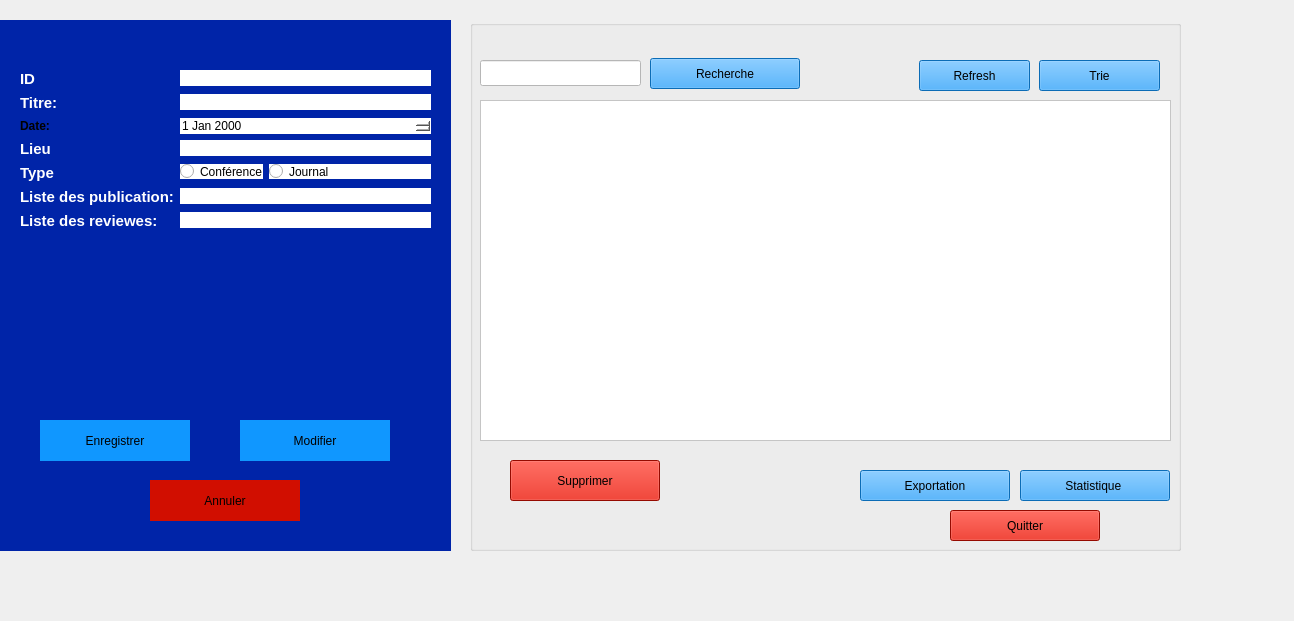
<?xml version="1.0" encoding="UTF-8"?>
<ui version="4.0">
 <class>GestionSession</class>
 <widget class="QWidget" name="GestionSession">
  <property name="geometry">
   <rect>
    <x>0</x>
    <y>0</y>
    <width>1294</width>
    <height>621</height>
   </rect>
  </property>
  <property name="styleSheet">
   <string notr="true">background-color: #D8E2E9;
QPushButton {
    background-color: #2c3e50;
    color: white;
    border-radius: 15px;
    border: 1px solid #34495e;
    padding: 5px 15px;
}
QPushButton:hover { background-color: #34495e; }</string>
  </property>
  <widget class="QGroupBox" name="groupBox_2">
   <property name="geometry">
    <rect>
     <x>0</x>
     <y>20</y>
     <width>451</width>
     <height>531</height>
    </rect>
   </property>
   <property name="styleSheet">
    <string notr="true">background-color: rgb(0, 36, 168);
border: #A8D3F0;</string>
   </property>
   <property name="title">
    <string/>
   </property>
   <widget class="QWidget" name="formLayoutWidget">
    <property name="geometry">
     <rect>
      <x>20</x>
      <y>50</y>
      <width>411</width>
      <height>261</height>
     </rect>
    </property>
    <layout class="QFormLayout" name="formLayout">
     <item row="0" column="0">
      <widget class="QLabel" name="label">
       <property name="text">
        <string>&lt;html&gt;&lt;head/&gt;&lt;body&gt;&lt;p&gt;&lt;span style=&quot; font-size:11pt; font-weight:700; color:#ffffff;&quot;&gt;ID&lt;/span&gt;&lt;/p&gt;&lt;/body&gt;&lt;/html&gt;</string>
       </property>
      </widget>
     </item>
     <item row="0" column="1">
      <widget class="QLineEdit" name="idPub">
       <property name="contextMenuPolicy">
        <enum>Qt::ContextMenuPolicy::ActionsContextMenu</enum>
       </property>
       <property name="styleSheet">
        <string notr="true">background-color: rgb(255, 255, 255);
</string>
       </property>
      </widget>
     </item>
     <item row="1" column="0">
      <widget class="QLabel" name="label_9">
       <property name="text">
        <string>&lt;html&gt;&lt;head/&gt;&lt;body&gt;&lt;p&gt;&lt;span style=&quot; font-size:11pt; font-weight:700; color:#ffffff;&quot;&gt;Titre:&lt;/span&gt;&lt;/p&gt;&lt;/body&gt;&lt;/html&gt;</string>
       </property>
      </widget>
     </item>
     <item row="1" column="1">
      <widget class="QLineEdit" name="Id_utilisateur">
       <property name="styleSheet">
        <string notr="true">background-color: rgb(255, 255, 255);</string>
       </property>
      </widget>
     </item>
     <item row="2" column="0">
      <widget class="QLabel" name="label_3">
       <property name="text">
        <string>&lt;html&gt;&lt;head/&gt;&lt;body&gt;&lt;p&gt;&lt;span style=&quot; font-weight:700;&quot;&gt;Date:&lt;/span&gt;&lt;/p&gt;&lt;/body&gt;&lt;/html&gt;</string>
       </property>
      </widget>
     </item>
     <item row="3" column="0">
      <widget class="QLabel" name="label_4">
       <property name="text">
        <string>&lt;html&gt;&lt;head/&gt;&lt;body&gt;&lt;p&gt;&lt;span style=&quot; font-size:11pt; font-weight:700; color:#ffffff;&quot;&gt;Lieu&lt;/span&gt;&lt;/p&gt;&lt;/body&gt;&lt;/html&gt;</string>
       </property>
      </widget>
     </item>
     <item row="3" column="1">
      <widget class="QLineEdit" name="abstractPub">
       <property name="styleSheet">
        <string notr="true">background-color: rgb(255, 255, 255);
</string>
       </property>
      </widget>
     </item>
     <item row="4" column="0">
      <widget class="QLabel" name="label_5">
       <property name="text">
        <string>&lt;html&gt;&lt;head/&gt;&lt;body&gt;&lt;p&gt;&lt;span style=&quot; font-size:11pt; font-weight:700; color:#ffffff;&quot;&gt;Type&lt;/span&gt;&lt;/p&gt;&lt;/body&gt;&lt;/html&gt;</string>
       </property>
      </widget>
     </item>
     <item row="4" column="1">
      <layout class="QFormLayout" name="formLayout_2">
       <item row="0" column="0">
        <widget class="QRadioButton" name="conferencePub">
         <property name="styleSheet">
          <string notr="true">background-color: rgb(255, 255, 255);
</string>
         </property>
         <property name="text">
          <string>Conférence</string>
         </property>
        </widget>
       </item>
       <item row="0" column="1">
        <widget class="QRadioButton" name="journalPub">
         <property name="styleSheet">
          <string notr="true">background-color: rgb(255, 255, 255);
</string>
         </property>
         <property name="text">
          <string>Journal</string>
         </property>
        </widget>
       </item>
      </layout>
     </item>
     <item row="5" column="0">
      <widget class="QLabel" name="label_6">
       <property name="text">
        <string>&lt;html&gt;&lt;head/&gt;&lt;body&gt;&lt;p&gt;&lt;span style=&quot; font-size:11pt; font-weight:700; color:#ffffff;&quot;&gt;Liste des publication:&lt;/span&gt;&lt;/p&gt;&lt;/body&gt;&lt;/html&gt;</string>
       </property>
      </widget>
     </item>
     <item row="5" column="1">
      <widget class="QLineEdit" name="mot_clePub">
       <property name="styleSheet">
        <string notr="true">background-color: rgb(255, 255, 255);</string>
       </property>
      </widget>
     </item>
     <item row="6" column="0">
      <widget class="QLabel" name="label_7">
       <property name="text">
        <string>&lt;html&gt;&lt;head/&gt;&lt;body&gt;&lt;p&gt;&lt;span style=&quot; font-size:11pt; font-weight:700; color:#ffffff;&quot;&gt;Liste des reviewes:&lt;/span&gt;&lt;/p&gt;&lt;/body&gt;&lt;/html&gt;</string>
       </property>
      </widget>
     </item>
     <item row="6" column="1">
      <widget class="QLineEdit" name="statutPub">
       <property name="styleSheet">
        <string notr="true">background-color: rgb(255, 255, 255);</string>
       </property>
      </widget>
     </item>
     <item row="2" column="1">
      <widget class="QDateEdit" name="datePub">
       <property name="styleSheet">
        <string notr="true">background-color: rgb(255, 255, 255);</string>
       </property>
      </widget>
     </item>
    </layout>
   </widget>
   <widget class="QPushButton" name="enregistrer">
    <property name="geometry">
     <rect>
      <x>40</x>
      <y>400</y>
      <width>150</width>
      <height>41</height>
     </rect>
    </property>
    <property name="minimumSize">
     <size>
      <width>0</width>
      <height>0</height>
     </size>
    </property>
    <property name="styleSheet">
     <string notr="true">background-color: rgb(16, 151, 255);
</string>
    </property>
    <property name="text">
     <string>Enregistrer</string>
    </property>
   </widget>
   <widget class="QPushButton" name="modif">
    <property name="geometry">
     <rect>
      <x>240</x>
      <y>400</y>
      <width>150</width>
      <height>41</height>
     </rect>
    </property>
    <property name="styleSheet">
     <string notr="true">background-color: rgb(16, 151, 255);
</string>
    </property>
    <property name="text">
     <string>Modifier</string>
    </property>
   </widget>
   <widget class="QPushButton" name="annuler">
    <property name="geometry">
     <rect>
      <x>150</x>
      <y>460</y>
      <width>150</width>
      <height>41</height>
     </rect>
    </property>
    <property name="styleSheet">
     <string notr="true">background-color: rgb(209, 14, 0);
</string>
    </property>
    <property name="text">
     <string>Annuler</string>
    </property>
   </widget>
  </widget>
  <widget class="QGroupBox" name="groupBox_3">
   <property name="geometry">
    <rect>
     <x>470</x>
     <y>20</y>
     <width>711</width>
     <height>531</height>
    </rect>
   </property>
   <property name="styleSheet">
    <string notr="true">background-color: rgb(0, 36, 168);
border: #A8D3F0;
/* Style pour tous les GroupBox */
QGroupBox {
    border: 2px solid #2c3e50; /* Couleur de la bordure */
    border-radius: 15px;      /* Même arrondi que les boutons */
    margin-top: 20px;         /* Espace pour le titre en haut */
    font-weight: bold;
    color: #2c3e50;
}
/* Style spécifique pour le titre du GroupBox */
QGroupBox::title {
    subcontrol-origin: margin;
    subcontrol-position: top center; /* Place le titre en haut au centre */
    padding: 0 10px;
}</string>
   </property>
   <property name="title">
    <string/>
   </property>
   <widget class="QLineEdit" name="rechPub">
    <property name="geometry">
     <rect>
      <x>10</x>
      <y>40</y>
      <width>161</width>
      <height>26</height>
     </rect>
    </property>
    <property name="styleSheet">
     <string notr="true">background-color: rgb(255, 255, 255);</string>
    </property>
   </widget>
   <widget class="QPushButton" name="recherchePub">
    <property name="geometry">
     <rect>
      <x>180</x>
      <y>38</y>
      <width>150</width>
      <height>31</height>
     </rect>
    </property>
    <property name="styleSheet">
     <string notr="true">background-color: rgb(16, 151, 255);
</string>
    </property>
    <property name="text">
     <string>Recherche</string>
    </property>
   </widget>
   <widget class="QPushButton" name="statPub">
    <property name="geometry">
     <rect>
      <x>550</x>
      <y>450</y>
      <width>150</width>
      <height>31</height>
     </rect>
    </property>
    <property name="styleSheet">
     <string notr="true">background-color: rgb(16, 151, 255);
</string>
    </property>
    <property name="text">
     <string>Statistique </string>
    </property>
   </widget>
   <widget class="QPushButton" name="SuppPub">
    <property name="geometry">
     <rect>
      <x>40</x>
      <y>440</y>
      <width>150</width>
      <height>41</height>
     </rect>
    </property>
    <property name="styleSheet">
     <string notr="true">background-color: rgb(209, 14, 0);</string>
    </property>
    <property name="text">
     <string>Supprimer</string>
    </property>
   </widget>
   <widget class="QPushButton" name="quitterPub">
    <property name="geometry">
     <rect>
      <x>480</x>
      <y>490</y>
      <width>150</width>
      <height>31</height>
     </rect>
    </property>
    <property name="styleSheet">
     <string notr="true">background-color: rgb(209, 14, 0);
</string>
    </property>
    <property name="text">
     <string>Quitter</string>
    </property>
   </widget>
   <widget class="QTableView" name="tableViewPub">
    <property name="geometry">
     <rect>
      <x>10</x>
      <y>80</y>
      <width>691</width>
      <height>341</height>
     </rect>
    </property>
    <property name="styleSheet">
     <string notr="true">background-color: rgb(255, 255, 255);
</string>
    </property>
   </widget>
   <widget class="QPushButton" name="expoPub">
    <property name="geometry">
     <rect>
      <x>390</x>
      <y>450</y>
      <width>150</width>
      <height>31</height>
     </rect>
    </property>
    <property name="styleSheet">
     <string notr="true">background-color: rgb(16, 151, 255);
</string>
    </property>
    <property name="text">
     <string>Exportation</string>
    </property>
   </widget>
   <widget class="QPushButton" name="refreshPub">
    <property name="geometry">
     <rect>
      <x>449</x>
      <y>40</y>
      <width>111</width>
      <height>31</height>
     </rect>
    </property>
    <property name="styleSheet">
     <string notr="true">background-color: rgb(16, 151, 255);
</string>
    </property>
    <property name="text">
     <string>Refresh</string>
    </property>
   </widget>
   <widget class="QPushButton" name="triePub">
    <property name="geometry">
     <rect>
      <x>569</x>
      <y>40</y>
      <width>121</width>
      <height>31</height>
     </rect>
    </property>
    <property name="styleSheet">
     <string notr="true">background-color: rgb(16, 151, 255);
</string>
    </property>
    <property name="text">
     <string>Trie</string>
    </property>
   </widget>
  </widget>
 </widget>
 <resources/>
 <connections/>
</ui>
